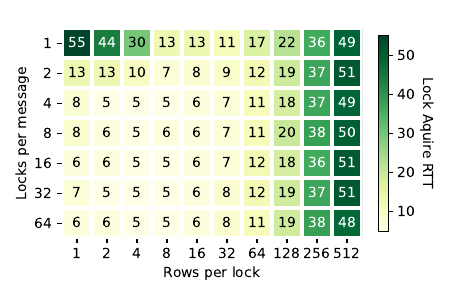

Python code for this plot:
import lib

import experiments.plot_cuckoo as plot_cuckoo
import experiments.data_management as dm

import simulator.log as log
import simulator.state_machines as sm
import simulator.simulation_runtime as sim
import simulator.cuckoo as cuckoo

import matplotlib.pyplot as plt
import matplotlib as matplotlib
import numpy as np
from tqdm import tqdm


data_dir = "buckets_per_lock_vs_locks_per_message"
def buckets_per_lock_vs_locks_per_message_experiment():
    logger = log.setup_custom_logger('root')
    logger.info("Starting simulator")

    table_size = 4096
    clients=8
    all_runs=[]
    read_threshold=128
    buckets_per_lock_arr=[1, 2, 4, 8, 16, 32, 64, 128, 256, 512]
    locks_per_message=[1,2,4,8,16,32,64]
    log.set_off()
    # log.set_debug()
    # locks_per_message_arr=[1, 2]
    for lpm in locks_per_message:
        runs=[]
        for buckets_per_lock in buckets_per_lock_arr:
            config = lib.get_config()
            config['indexes'] = table_size
            config['num_clients'] = clients
            config['num_steps'] = 1000000
            config['read_threshold_bytes'] = read_threshold

            config['bucket_size']=8
            config["buckets_per_lock"] = buckets_per_lock
            config["locks_per_message"] = lpm
            config["state_machine"] = cuckoo.rcuckoo
            config["max_fill"] = 100
            runs.append(sim.run_trials(config))
        all_runs.append(runs)
    dm.save_statistics(all_runs,dirname=data_dir)

def plot_buckets_per_lock_vs_locks_per_message_experiment():
    stats = dm.load_statistics(dirname=data_dir)
    # fig, ax = plt.subplots()

    rtt_matrix=[]
    stats = stats[0]
    for stat in stats:
        rtt_row=[]
        for s_full in stat:
            s = s_full[0]
            print(s)
            config=s['config']
            buckets_per_lock=config['buckets_per_lock']
            locks_per_message=config['locks_per_message']

            percentile = 99
            insert_rtt, insert_err = plot_cuckoo.client_stats_get_percentile_err(s, 'insert_rtt', percentile)

            # print("buckets per lock: ", buckets_per_lock, " locks per message: ", locks_per_message, " fill: ", fill)
            rtt_row.append((buckets_per_lock, locks_per_message,insert_rtt))
        rtt_matrix.append(rtt_row)
    print(rtt_matrix)

    x_axis_buckets_per_lock = []
    for i in range(len(rtt_matrix[0])):
        x_axis_buckets_per_lock.append(rtt_matrix[0][i][0])
    print(x_axis_buckets_per_lock)

    y_axis_locks_per_message = []
    for i in range(len(rtt_matrix)):
        y_axis_locks_per_message.append(rtt_matrix[i][0][1])
    print(y_axis_locks_per_message)

    z_axis_rtt = []
    for i in range(len(rtt_matrix)):
        row=[]
        for j in range(len(rtt_matrix[0])):
            row.append(rtt_matrix[i][j][2])
        z_axis_rtt.append(row)
    print(z_axis_rtt)



    # ax.imshow(z_axis_rtt, cmap='summer', interpolation='nearest')
    # for i in range(len(y_axis_locks_per_message)):
    #     for j in range(len(x_axis_buckets_per_lock)):
    #         v = int(round(z_axis_rtt[i][j],1))
    #         text = ax.text(j, i, v,
    #                     ha="center", va="center", color="w")

    factor = 1.5
    fig, ax = plt.subplots(1,1, figsize=(3*factor,2*factor))

    z_axis_rtt = np.array(z_axis_rtt)
    im, cbar = lib.heatmap(z_axis_rtt, y_axis_locks_per_message, x_axis_buckets_per_lock, ax=ax,
                    cmap="YlGn_r", cbarlabel="Lock Aquire RTT")
    texts = lib.annotate_heatmap(im, valfmt="{x:.0f}")

    # ax.colorbar()
    # plt.yticks(np.arange(len(y_axis_locks_per_message)), y_axis_locks_per_message)
    # plt.xticks(np.arange(len(x_axis_buckets_per_lock)), x_axis_buckets_per_lock)
    ax.set_xlabel("Rows per lock")
    ax.set_ylabel("Locks per message")
    fig.tight_layout()
    plt.tight_layout()
    plt.savefig("buckets_per_lock_vs_locks_per_message.pdf")

# buckets_per_lock_vs_locks_per_message_experiment()
plot_buckets_per_lock_vs_locks_per_message_experiment()